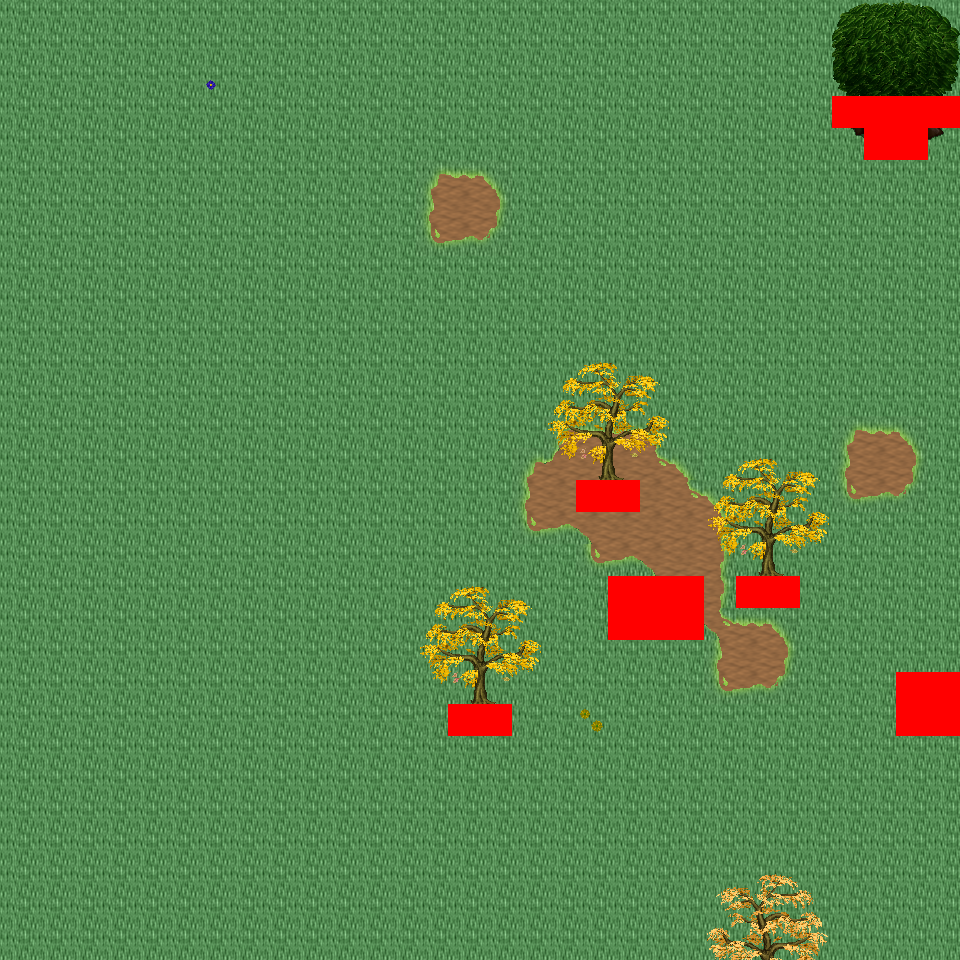

Rendered tile map (Tiled .tmx) drawn with the repository's tilesets; below, a short description and the map source with its tile grids summarised:
An orthogonal 30x30 tile map with 32x32 px tiles, 6 tile layers (Ground, Object, Object2, Above, ...), 18 tilesets and 5 objects (5x mapExit).

<map version="1.0" orientation="orthogonal" renderorder="right-down" width="30" height="30" tilewidth="32" tileheight="32" nextobjectid="6">
  <tileset firstgid="1" name="tileset_logic_collision" tilewidth="32" tileheight="32" tilecount="1" columns="1">
    <image source="../drawable/tileset_logic_collision.png" width="32" height="32" />
  </tileset>
  <tileset firstgid="2" name="tileset_ground_ground" tilewidth="32" tileheight="32" tilecount="33" columns="3">
    <image source="../drawable/tileset_ground_ground.png" width="96" height="352" />
  </tileset>
  <tileset firstgid="35" name="tileset_ground_grass_corners" tilewidth="32" tileheight="32" tilecount="24" columns="6">
    <image source="../drawable/tileset_ground_grass_corners.png" width="192" height="128" />
  </tileset>
  <tileset firstgid="59" name="tileset_ground_grass_edges" tilewidth="32" tileheight="32" tilecount="36" columns="12">
    <image source="../drawable/tileset_ground_grass_edges.png" width="384" height="96" />
  </tileset>
  <tileset firstgid="95" name="tileset_ground_grass_2" tilewidth="32" tileheight="32" tilecount="21" columns="3">
    <image source="../drawable/tileset_ground_grass_2.png" width="96" height="224" />
  </tileset>
  <tileset firstgid="116" name="tileset_plant_leaves" tilewidth="32" tileheight="32" tilecount="8" columns="4">
    <image source="../drawable/tileset_plant_leaves.png" width="128" height="64" />
  </tileset>
  <tileset firstgid="124" name="tileset_plant_tree_tree_darkgreen" tilewidth="32" tileheight="32" tilecount="88" columns="8">
    <image source="../drawable/tileset_plant_tree_tree_darkgreen.png" width="256" height="352" />
  </tileset>
  <tileset firstgid="212" name="tileset_plant_tree_fall_trees" tilewidth="32" tileheight="32" tilecount="40" columns="8">
    <image source="../drawable/tileset_plant_tree_fall_trees.png" width="256" height="160" />
  </tileset>
  <tileset firstgid="252" name="tileset_plant_tree_pine_tree" tilewidth="32" tileheight="32" tilecount="20" columns="4">
    <image source="../drawable/tileset_plant_tree_pine_tree.png" width="128" height="160" />
  </tileset>
  <tileset firstgid="272" name="tileset_plant_stump_hollow_logs" tilewidth="32" tileheight="32" tilecount="6" columns="3">
    <image source="../drawable/tileset_plant_stump_hollow_logs.png" width="96" height="64" />
  </tileset>
  <tileset firstgid="278" name="tileset_plant_stump_small_stump" tilewidth="32" tileheight="32" tilecount="4" columns="2">
    <image source="../drawable/tileset_plant_stump_small_stump.png" width="64" height="64" />
  </tileset>
  <tileset firstgid="282" name="tileset_plant_stump_stump_pale_purple" tilewidth="32" tileheight="32" tilecount="4" columns="2">
    <image source="../drawable/tileset_plant_stump_stump_pale_purple.png" width="64" height="64" />
  </tileset>
  <tileset firstgid="286" name="tileset_plant_flower_daisy_blue" tilewidth="32" tileheight="32" tilecount="8" columns="2">
    <image source="../drawable/tileset_plant_flower_daisy_blue.png" width="64" height="128" />
  </tileset>
  <tileset firstgid="294" name="tileset_plant_flower_daisy_red" tilewidth="32" tileheight="32" tilecount="8" columns="2">
    <image source="../drawable/tileset_plant_flower_daisy_red.png" width="64" height="128" />
  </tileset>
  <tileset firstgid="302" name="tileset_plant_flower_daisy_white" tilewidth="32" tileheight="32" tilecount="8" columns="2">
    <image source="../drawable/tileset_plant_flower_daisy_white.png" width="64" height="128" />
  </tileset>
  <tileset firstgid="310" name="tileset_plant_flower_daisy_yellow" tilewidth="32" tileheight="32" tilecount="8" columns="2">
    <image source="../drawable/tileset_plant_flower_daisy_yellow.png" width="64" height="128" />
  </tileset>
  <tileset firstgid="318" name="tileset_logic_creature_ent" tilewidth="32" tileheight="32" tilecount="4" columns="4">
    <image source="../drawable/tileset_logic_creature_ent.png" width="128" height="32" />
  </tileset>
  <tileset firstgid="322" name="tileset_logic_creature_animal" tilewidth="32" tileheight="32" tilecount="32" columns="8">
    <image source="../drawable/tileset_logic_creature_animal.png" width="256" height="128" />
  </tileset>
  <layer name="Ground" width="30" height="30">
    <data>[900 cells, 900 non-empty, 2 distinct tile ids]</data>
  </layer>
  <layer name="Object" width="30" height="30">
    <data>[900 cells, 67 non-empty, 27 distinct tile ids]</data>
  </layer>
  <layer name="Object2" width="30" height="30">
    <data>[900 cells, 19 non-empty, 11 distinct tile ids]</data>
  </layer>
  <layer name="Above" width="30" height="30">
    <data>[900 cells, 72 non-empty, 40 distinct tile ids]</data>
  </layer>
  <layer name="Above2" width="30" height="30">
    <data>[900 cells, 0 non-empty, 0 distinct tile ids]</data>
  </layer>
  <layer name="Walkable" width="30" height="30">
    <data>[900 cells, 22 non-empty, 1 distinct tile ids]</data>
  </layer>
  <objectgroup name="MapEvents">
    <object id="1" name="north" type="mapExit" x="0" y="0" width="960" height="32">
      <properties>
        <property name="map" value="level_0_x17_y26" />
        <property name="x" value="0" />
        <property name="y" value="28" />
      </properties>
    </object>
    <object id="2" name="south" type="mapExit" x="0" y="928" width="960" height="32">
      <properties>
        <property name="map" value="level_0_x17_y28" />
        <property name="x" value="0" />
        <property name="y" value="1" />
      </properties>
    </object>
    <object id="3" name="east" type="mapExit" x="928" y="0" width="32" height="96">
      <properties>
        <property name="map" value="level_0_x18_y27" />
        <property name="x" value="1" />
        <property name="y" value="0" />
      </properties>
    </object>
    <object id="4" name="east2" type="mapExit" x="928" y="128" width="32" height="544">
      <properties>
        <property name="map" value="level_0_x18_y27" />
        <property name="x" value="1" />
        <property name="y" value="4" />
      </properties>
    </object>
    <object id="5" name="east3" type="mapExit" x="928" y="736" width="32" height="224">
      <properties>
        <property name="map" value="level_0_x18_y27" />
        <property name="x" value="1" />
        <property name="y" value="23" />
      </properties>
    </object>
  </objectgroup>
</map>
